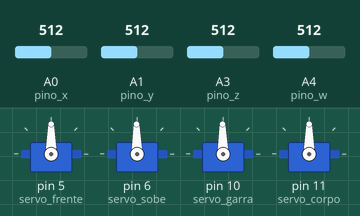
The sketch below on a simulated Arduino Uno, built with avr-gcc and run on an emulated ATmega328P. On the bench: 4 × servo. The test bench sets the inputs (shaded band); at power-on: A0 (pino_x) = 512, A1 (pino_y) = 512, A3 (pino_z) = 512, A4 (pino_w) = 512.

Above: at 1.2 s.
1.3 s: A0 (pino_x) set to 716
At 2.6 s:
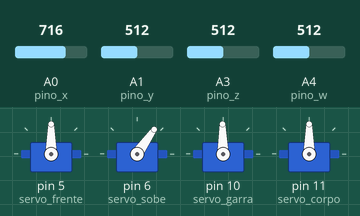
3.4 s: A1 (pino_y) set to 992
At 5.8 s:
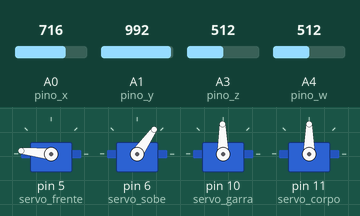
6.4 s: A3 (pino_z) set to 716
At 8.1 s:
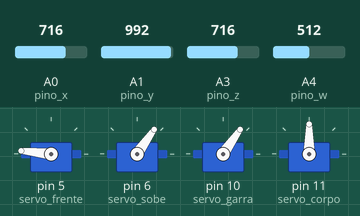
8.5 s: A4 (pino_w) set to 716
At 10.3 s:
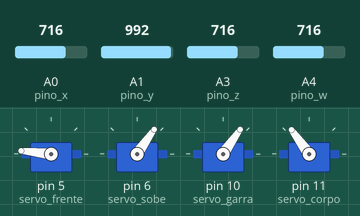
10.6 s: A0 (pino_x) set to 992
At 12.6 s:
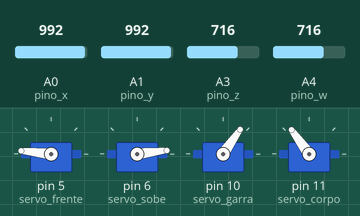
12.9 s: A1 (pino_y) set to 306
At 15.7 s:
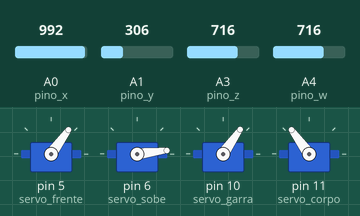
Timing chart, 0 to 16.9 s (numbered marks = the images above; inputs shaded):
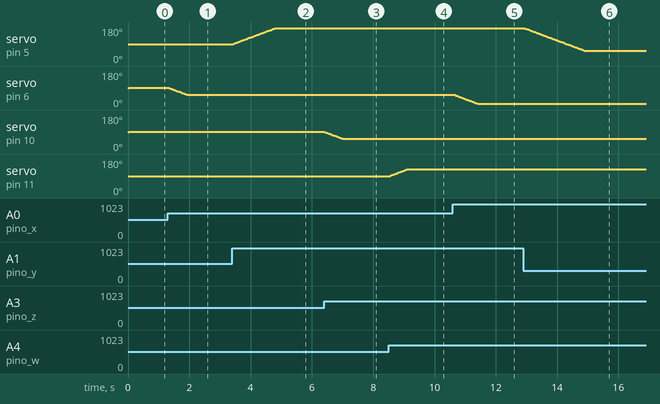

The sketch:

braco_robo.ino
```cpp
// Código para teste de funcionamento do Braço Robótico para Arduino


// Controle de movimento realizado por Joysticks;
// Usinainfo - www.usinainfo.com.br

#include <VarSpeedServo.h> // Inclui a Biblioteca VarSpeedServo.h

VarSpeedServo servo_sobe; //Cria objeto para controlar o servo sobe
VarSpeedServo servo_frente; //Cria objeto para controlar o servo frente
VarSpeedServo servo_garra; //Cria objeto para controlar o servo garra
VarSpeedServo servo_corpo; //Cria objeto para controlar o servo corpo

int pino_x = A0; //Inicializa o pino analógico ao eixo X do joystick
int pino_y = A1; //Inicializa o pino analógico ao eixo Y do joystick
int pino_z = A3; //Inicializa o pino analógico ao eixo Z do joystick
int pino_w = A4; //Inicializa o pino analógico ao eixo W do joystick
int val_x; //Armazena o valor lido pelo eixo X do joystick
int val_y; //Armazena o valor lido pelo eixo Y do joystick
int val_z; //Armazena o valor lido pelo eixo Z do joystick
int val_w; //Armazena o valor lido pelo eixo W do joystick

void setup() {
 servo_frente.attach(5, 1, 180); //Define que o servo está conectado a porta 5 do Arduino
 servo_sobe.attach(6, 1, 180); //Define que o servo está conectado a porta 6 do Arduino
 servo_garra.attach(10, 1, 180); //Define que o servo está conectado a porta 10 do Arduino
 servo_corpo.attach(11, 1, 180); //Define que o servo está conectado a porta 11 do Arduino
}

void loop() {
 val_x = analogRead(pino_x); //Recebe o valor lido pelo eixo X do joystick
 val_x = map(val_x, 0, 1023, 180, 1); //Converte o valor lido para um valor em graus (1 a 180º)
 servo_sobe.slowmove(val_x, 60); //Movimenta o servo até a posição definida pelo eixo X

 val_y = analogRead(pino_y); //Recebe o valor lido pelo eixo Y do joystick
 val_y = map(val_y, 0, 1023, 1, 180); //Converte o valor lido para um valor em graus (1 a 180º)
 servo_frente.slowmove(val_y, 60); //Movimenta o servo até a posição definida pelo eixo Y

 val_z = analogRead(pino_z); //Recebe o valor lido pelo eixo Z do joystick
 val_z = map(val_z, 0, 1023, 180, 1); //Converte o valor lido para um valor em graus (1 a 180º)
 servo_garra.slowmove(val_z, 60); //Movimenta o servo até a posição definida pelo eixo Z

 val_w = analogRead(pino_w); //Recebe o valor lido pelo eixo W do joystick
 val_w = map(val_w, 0, 1023, 1, 180); //Converte o valor lido para um valor em graus (1 a 180º)
 servo_corpo.slowmove(val_w, 60); //Movimenta o servo até a posição definida pelo eixo W

 delay(30);
}
```

Measured:
- after the input at 1.3 s, servo on pin 6 (servo_sobe): moves from 91° to 55° over 0.58 s, starting at once
- after the input at 3.4 s, servo on pin 5 (servo_frente): moves from 90° to 174° over 1.4 s, starting at once
- after the input at 6.4 s, servo on pin 10 (servo_garra): moves from 91° to 55° over 0.58 s, starting at once
- after the input at 8.5 s, servo on pin 11 (servo_corpo): moves from 90° to 126° over 0.57 s, starting after 0.06 s
- after the input at 10.6 s, servo on pin 6 (servo_sobe): moves from 55° to 7° over 0.77 s, starting at once
- after the input at 12.9 s, servo on pin 5 (servo_frente): moves from 174° to 54° over 2.0 s, starting after 0.05 s
